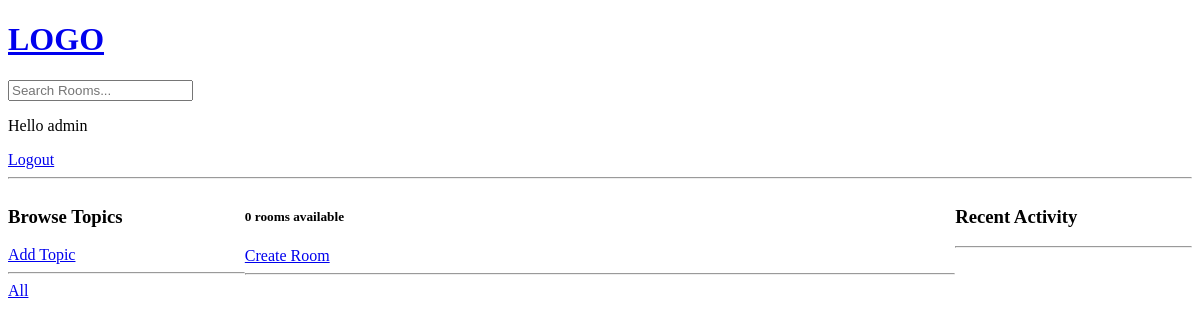
The app's page / (signed in), older data.
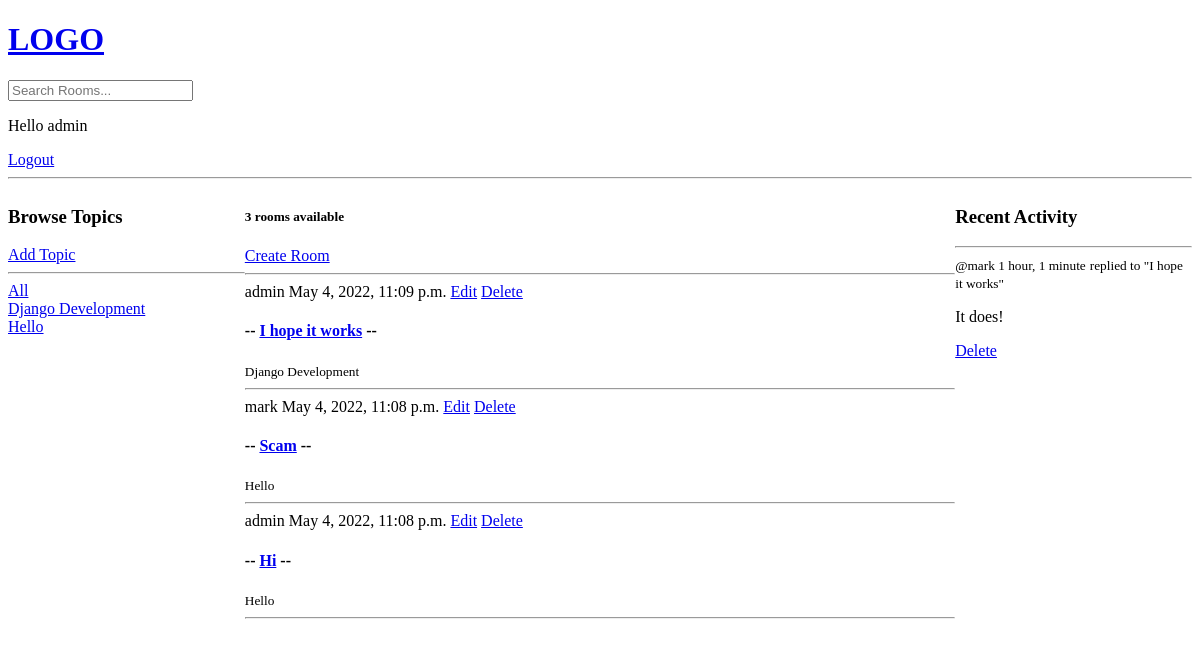
The same page, newer data.
### base/models.py (models this page shows, shortened)
class Topic(models.Model):
    name = models.CharField(max_length=200)
    class Meta:
        ordering = ['name']

class Room(models.Model):
    host = models.ForeignKey(User, on_delete=models.SET_NULL, null=True)
    topic = models.ForeignKey(Topic, on_delete=models.CASCADE, null=True)
    name = models.CharField(max_length=200)
    description = models.TextField(null=True, blank=True)
    participants = models.ManyToManyField(User, related_name='participants',blank=True,default=host)
    updated = models.DateTimeField(auto_now=True)
    created = models.DateTimeField(auto_now_add=True)
    class Meta:
        ordering = ['-updated','-created']
        get_latest_by = ['created']
    def __str__(self):
        return self.name

class Message(models.Model):
    user = models.ForeignKey(User, on_delete=models.CASCADE)
    room = models.ForeignKey(Room, on_delete=models.CASCADE)
    body = models.TextField()
    updated = models.DateTimeField(auto_now=True)
    created = models.DateTimeField(auto_now_add=True)
    class Meta:
        ordering = ['-updated','-created']
    def __str__(self):
        return self.body[0:50]

### base/views.py (the view)
# urls.py: 2. Add a URL to urlpatterns:  path('', views.home, name='home')
def home(request):
    q = request.GET.get('q') if request.GET.get('q') != None else ''
    rooms = Room.objects.filter(
        Q(topic__name__icontains=q) |
        Q(name__icontains=q) |
        Q(description__icontains=q)
    )
    topics =Topic.objects.all()
    room_count = rooms.count()
    rooms_messages = Message.objects.filter(Q(room__topic__name__icontains=q))[:8]
    context = {'rooms':rooms, 'topics':topics, 'room_count':room_count,'rooms_messages':rooms_messages}
    return render(request, "base/home.html", context)

### base/templates/base/home.html (shortened to what this page needs)
{% extends 'main.html' %}
{% block content %}
    <div class='home-container'>
        <div>
            {% include 'base/topic_component.html' %}
        </div>
        <div>
            <div>
                <h5>{{ room_count }} rooms available</h5>
                <a href="{% url 'create-room' %}">Create Room</a>
                <hr>
            </div>
            <div>
                {% for room in rooms %}
                    <div>
                        <span>{{ room.host.username }}   {{ room.updated }}</span>
                        {% if request.user == room.host or request.user.username == 'admin' %}
                            <a href="{% url 'update-room' room.id %}">Edit</a>
                            <a href="{% url 'delete-room' room.id %}">Delete</a>
                        {% endif %}
                        <h4>-- <a href="{% url 'room' room.id %}">{{ room.name }}</a> --</h4>
                        <small>{{ room.topic.name }}</small>
                        <hr>
                    </div>
                {% endfor %}
            </div>
        </div>
        <div>
            {% include 'base/activity_component.html' %}
        </div>
    </div>
{% endblock content %}

### base/templates/base/topic_component.html
<h3>Browse Topics</h3>
<div>
    <a href="{% url 'create-topic' %}">Add Topic</a>
</div>
<hr>
<div>
    <a href="{% url 'home' %}">All</a>
</div>
{% for topic in topics %}
    <div>
        <a href="{% url 'home' %}?q={{ topic.name }}">{{ topic.name }}</a>
    </div>
{% endfor %}

### base/templates/base/activity_component.html
<h3>Recent Activity</h3>
            <hr>
            {% for message in rooms_messages %}
                <div>
                <small>@{{ message.user }}  {{ message.created|timesince }}</small>
                <small>replied to "{{ message.room }}"</small>
                <p>{{ message }}</p>
                {% if request.user == message.user or request.user.username == 'admin' %}
                            <a href="{% url 'delete-message' message.id %}">Delete</a>
                        {% endif %}
                </div>
            {% endfor %}

Row changes from the older to the newer data that the page shows:
added Topic: name "Django Development"
added Topic: name "Hello"
added Room: host.username "admin", updated "May 4, 2022, 11:09 p.m.", shows "Edit", name "I hope it works", topic.name "Django Development"
added Room: host.username "mark", updated "May 4, 2022, 11:08 p.m.", shows "Edit", name "Scam", topic.name "Hello"
added Room: host.username "admin", updated "May 4, 2022, 11:08 p.m.", shows "Edit", name "Hi", topic.name "Hello"
added Message: user "mark", created "1 hour, 1 minute", room "I hope it works", body "It does!", shows "Delete"
Text that changed along with them:
{{ room_count }}: "0" → "3"
